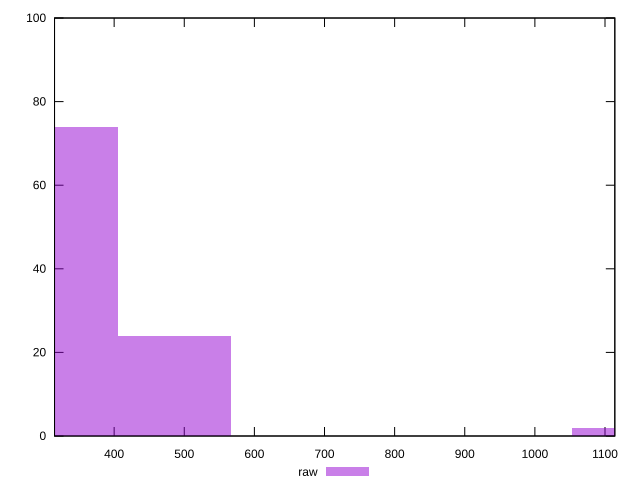

Recreate this plot in gnuplot.
reset

$raw <<EOF
1133.963476872699 2
323.98956482077114 74
485.9843472311567 24
EOF

set key outside below
set boxwidth 161.99478241038557
set xrange [315:1114]
set yrange [0:100]
set trange [0:100]
set style fill transparent solid 0.5 noborder
set terminal svg size 640, 490 enhanced background rgb 'white'
set output "report_00017_2021-02-10T15-08-03.406Z/render-blocking-resources/samples/pages+cached+noadtech/raw/histogram.svg"

plot $raw title "raw" with boxes

reset
